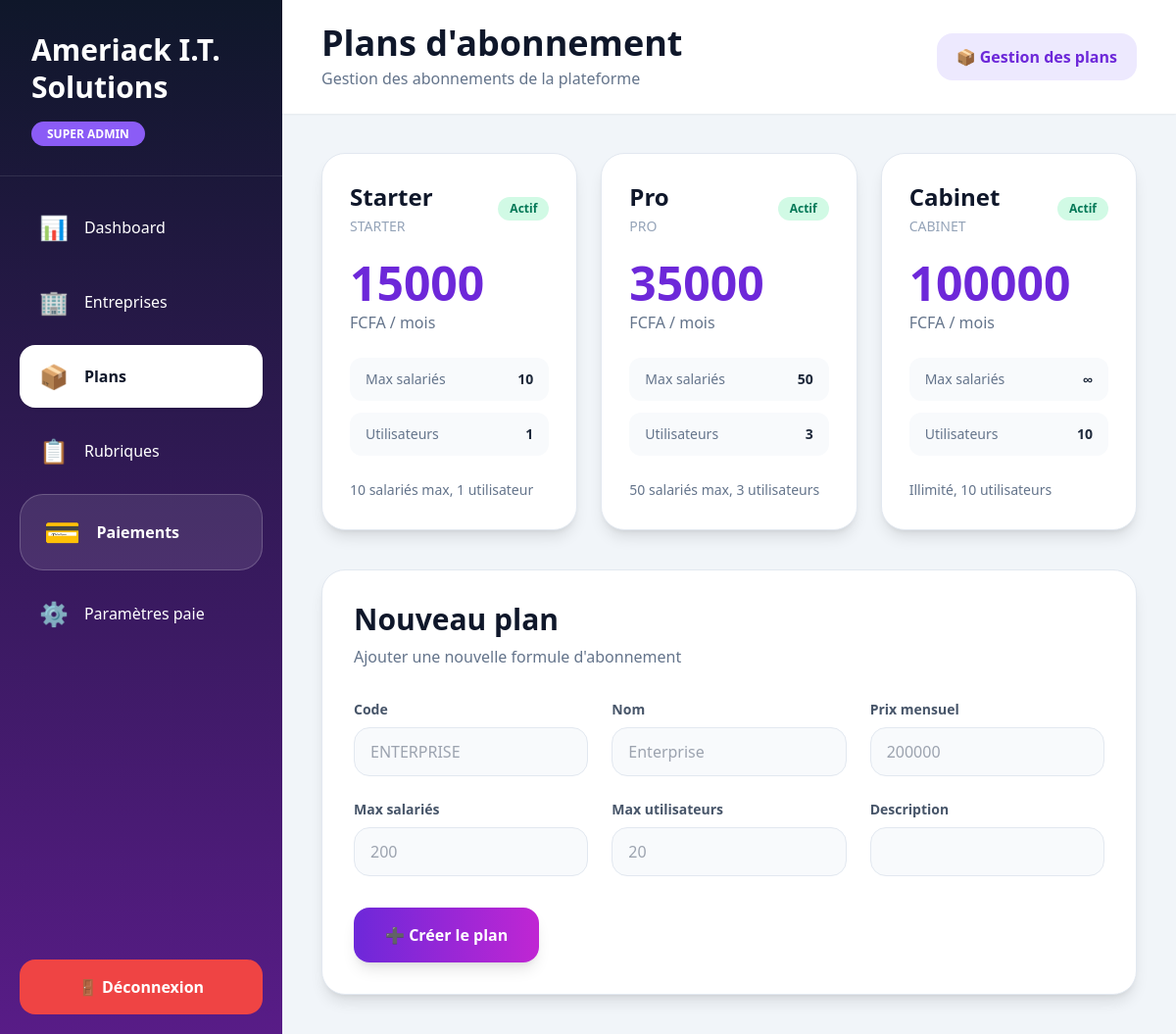
/admin/plans (signed in), run on the app's committed database.
### models.py (models this page shows, shortened)
class Plan(db.Model):
    __tablename__ = "plans"
    id               = db.Column(db.Integer, primary_key=True)
    code             = db.Column(db.String(20), nullable=False, unique=True)
    nom              = db.Column(db.String(100), nullable=False)
    prix_mensuel     = db.Column(db.Numeric(12,2), nullable=False)
    max_salaries     = db.Column(db.Integer)          # None = illimité
    max_utilisateurs = db.Column(db.Integer)
    description      = db.Column(db.Text)
    actif            = db.Column(db.Boolean, default=True)
    tenants = db.relationship("Tenant", backref="plan", lazy=True)

### app.py (the view, shortened to what this page needs)
@app.route("/admin/plans", methods=["GET","POST"])
@super_admin_required
def admin_plans():
    return render_template("admin/plans.html", plans=Plan.query.all())

### app.py (called while the page is built)
@login_manager.user_loader
def load_user(uid): return Utilisateur.query.get(int(uid))

def super_admin_required(f):
    @wraps(f)
    def d(*a,**k):
        if not current_user.is_authenticated or not current_user.is_super_admin: abort(403)
        return f(*a,**k)
    return d

@app.context_processor
def inject_globals(): return {"now":datetime.now(),"enumerate":enumerate}

### models.py (called while the page is built)
    @property
    def is_super_admin(self): return self.role == "SUPER_ADMIN"

### templates/admin/plans.html (shortened to what this page needs)
<!DOCTYPE html>
<html lang="fr">
<head>
<script src="https://cdn.tailwindcss.com"></script>
</head>
<body class="bg-slate-100">
<div class="flex min-h-screen">
    <aside class="w-72 sidebar-gradient text-white flex flex-col">
        <div class="p-8 border-b border-white/10">
            <h1 class="text-3xl font-black leading-tight">
                Ameriack I.T.<br>
                Solutions
            </h1>
            <div class="mt-4">
                <span class="bg-violet-500 px-4 py-1 rounded-full text-xs font-bold">
                    SUPER ADMIN
                </span>
            </div>
        </div>
        <nav class="flex-1 p-5 space-y-3">
            <a href="/admin"
               class="flex items-center gap-4 px-5 py-4 rounded-2xl hover:bg-white/10 transition">
                <span class="text-2xl">📊</span>
                Dashboard
            </a>
            <a href="/admin/tenants"
               class="flex items-center gap-4 px-5 py-4 rounded-2xl hover:bg-white/10 transition">
                <span class="text-2xl">🏢</span>
                Entreprises
            </a>
            <a href="/admin/plans"
               class="flex items-center gap-4 bg-white text-slate-900 px-5 py-4 rounded-2xl font-bold shadow">
                <span class="text-2xl">📦</span>
                Plans
            </a>
            <a href="/admin/rubriques"
               class="flex items-center gap-4 px-5 py-4 rounded-2xl hover:bg-white/10 transition">
                <span class="text-2xl">📋</span>
                Rubriques
            </a>
            <a href="/admin/paiements"
               class="flex items-center gap-4 px-6 py-5 rounded-3xl bg-white/10 border border-white/20 font-bold">
                <span class="text-3xl">💳</span>
                Paiements
            </a>
            <a href="/parametres-paie"
               class="flex items-center gap-4 px-5 py-4 rounded-2xl hover:bg-white/10 transition">
                <span class="text-2xl">⚙️</span>
                Paramètres paie
            </a>
        </nav>
        <div class="p-5">
            <a href="/logout"
               class="bg-red-500 hover:bg-red-600 transition text-white w-full flex items-center justify-center gap-2 py-4 rounded-2xl font-bold">
                🚪 Déconnexion
            </a>
        </div>
    </aside>
    <main class="flex-1">
        <div class="bg-white px-10 py-6 shadow-sm flex items-center justify-between">
            <div>
                <h2 class="text-4xl font-black text-slate-900">
                    Plans d'abonnement
                </h2>
                <p class="text-slate-500 mt-1">
                    Gestion des abonnements de la plateforme
                </p>
            </div>
            <div class="bg-violet-100 text-violet-700 px-5 py-3 rounded-2xl font-bold">
                📦 Gestion des plans
            </div>
        </div>
        <div class="p-10">
            <div class="grid grid-cols-3 gap-6 mb-10">
                {% for p in plans %}
                <div class="bg-white rounded-3xl shadow-lg p-7 card-hover border border-slate-200">
                    <div class="flex items-center justify-between mb-6">
                        <div>
                            <h3 class="text-2xl font-black text-slate-900">
                                {{p.nom}}
                            </h3>
                            <p class="text-slate-400 text-sm mt-1">
                                {{p.code}}
                            </p>
                        </div>
                        <div class="
                        px-3 py-1 rounded-full text-xs font-bold
                        {% if p.actif %}
                        bg-emerald-100 text-emerald-700
                        {% else %}
                        bg-red-100 text-red-600
                        {% endif %}
                        ">
                        {{'Actif' if p.actif else 'Inactif'}}
                        </div>
                    </div>
                    <div class="mb-6">
                        <div class="text-5xl font-black text-violet-700">
                            {{p.prix_mensuel|int}}
                        </div>
                        <div class="text-slate-500 mt-1">
                            FCFA / mois
                        </div>
                    </div>
                    <div class="space-y-3 text-sm">
                        <div class="flex justify-between bg-slate-50 rounded-xl px-4 py-3">
                            <span class="text-slate-500">
                                Max salariés
                            </span>
                            <span class="font-bold text-slate-800">
                                {{p.max_salaries or '∞'}}
                            </span>
                        </div>
                        <div class="flex justify-between bg-slate-50 rounded-xl px-4 py-3">
                            <span class="text-slate-500">
                                Utilisateurs
                            </span>
                            <span class="font-bold text-slate-800">
                                {{p.max_utilisateurs or '∞'}}
                            </span>
                        </div>
                    </div>
                    <div class="mt-6 text-sm text-slate-500 leading-relaxed">
                        {{p.description or 'Aucune description'}}
                    </div>
                </div>
                {% endfor %}
            </div>
            <div class="bg-white rounded-3xl shadow-lg p-8 border border-slate-200">
                <div class="mb-8">
                    <h3 class="text-3xl font-black text-slate-900">
                        Nouveau plan
                    </h3>
                    <p class="text-slate-500 mt-2">
                        Ajouter une nouvelle formule d'abonnement
                    </p>
                </div>
                <form method="POST"
                      class="grid grid-cols-3 gap-6">
                    {% macro f(label,name,ph="",type="text") %}
                    <div>
                        <label class="block text-sm font-bold text-slate-600 mb-2">
                            {{label}}
                        </label>
                        <input
                            type="{{type}}"
                            name="{{name}}"
                            placeholder="{{ph}}"
                            class="w-full border border-slate-200 rounded-2xl px-4 py-3 focus:outline-none focus:ring-2 focus:ring-violet-500 bg-slate-50"
                        >
                    </div>
                    {% endmacro %}
                    {{f("Code","code","ENTERPRISE")}}
                    {{f("Nom","nom","Enterprise")}}
                    {{f("Prix mensuel","prix_mensuel","200000","number")}}
                    {{f("Max salariés","max_salaries","200","number")}}
                    {{f("Max utilisateurs","max_utilisateurs","20","number")}}
                    <div>
                        <label class="block text-sm font-bold text-slate-600 mb-2">
                            Description
                        </label>
                        <input
                            type="text"
                            name="description"
                            class="w-full border border-slate-200 rounded-2xl px-4 py-3 focus:outline-none focus:ring-2 focus:ring-violet-500 bg-slate-50"
                        >
                    </div>
                    <div class="col-span-3 pt-2">
                        <button
                            type="submit"
                            class="bg-gradient-to-r from-violet-700 to-fuchsia-600 hover:opacity-90 transition text-white px-8 py-4 rounded-2xl font-black shadow-lg">
                            ➕ Créer le plan
                        </button>
                    </div>
                </form>
            </div>
        </div>
    </main>
</div>
</body>
</html>

### templates/admin/plans.html (style rules this page uses)
body { font-family:'Segoe UI',sans-serif; }
.sidebar-gradient { background:linear-gradient(180deg,#0f172a 0%,#581c87 100%); }
.card-hover { transition:.3s; }

### data on the page
Plan: nom "Starter", code "STARTER", actif "Actif", prix_mensuel "15000", max_salaries "10", max_utilisateurs "1", description "10 salariés max, 1 utilisateur"
Plan: nom "Pro", code "PRO", actif "Actif", prix_mensuel "35000", max_salaries "50", max_utilisateurs "3", description "50 salariés max, 3 utilisateurs"
Plan: nom "Cabinet", code "CABINET", actif "Actif", prix_mensuel "100000", max_salaries "∞", max_utilisateurs "10", description "Illimité, 10 utilisateurs"

### other printed values
{{ label }} "Code Nom Prix mensuel Max salariés Max utilisateurs"
